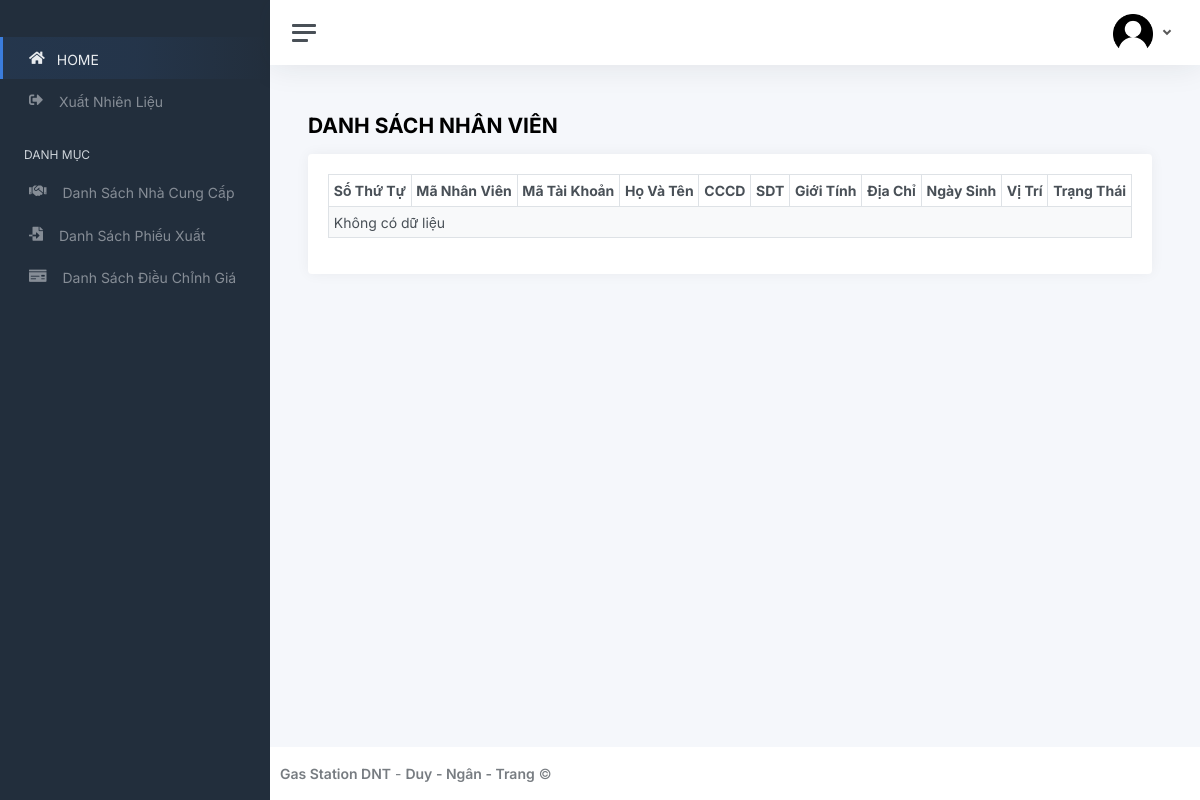
Page /static/danhsach_nhanvien.php on the earlier database version.
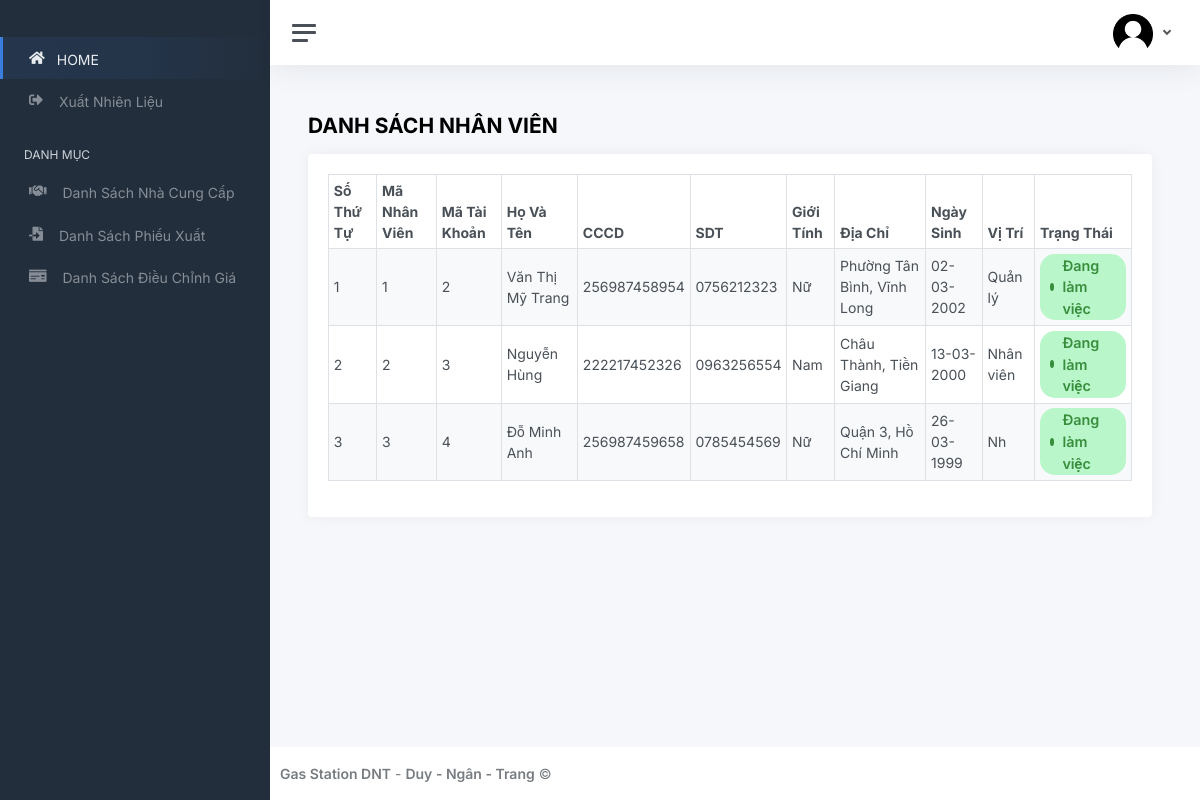
Same page on the later database version.
### tables this page shows
CREATE TABLE `nhanvien` (
  `ID_NV` int NOT NULL,
  `ID_TK` int DEFAULT NULL,
  `HO_NV` varchar(80) DEFAULT NULL,
  `TEN_NV` varchar(50) DEFAULT NULL,
  `CCCD` varchar(20) DEFAULT NULL,
  `SDT` varchar(15) DEFAULT NULL,
  `GIOI_TINH` int DEFAULT NULL,
  `DIA_CHI` varchar(100) DEFAULT NULL,
  `NGAY_SINH` date DEFAULT NULL,
  `TRANG_THAI` int DEFAULT NULL,
  `VI_TRI` varchar(20) DEFAULT NULL
);

### static/danhsach_nhanvien.php (the view, shortened to what this page needs)
<!DOCTYPE html>
<html lang="en">
<head>
	<link href="css/app.css" rel="stylesheet">
	<link rel="stylesheet" href="https://cdnjs.cloudflare.com/ajax/libs/font-awesome/5.15.4/css/all.min.css" />
	<link rel="stylesheet" type="text/css" href="https://cdn.datatables.net/1.13.6/css/dataTables.jqueryui.min.css">
</head>
<?php
 include 'connect.php';
 $sql_dsnhanvien= "SELECT ID_NV, ID_TK, CONCAT(HO_NV,' ',TEN_NV) as FULLNAME,CCCD,SDT,GIOI_TINH, DIA_CHI, DATE_FORMAT(NGAY_SINH, '%d-%m-%Y') as NGAY_SINH,VI_TRI,TRANG_THAI FROM NHANVIEN" ;
 $result_dsnhanvien = mysqli_query($conn, $sql_dsnhanvien);
 ?>
<body>
	<div class="wrapper">
	<?php
			include "header.php";
		?>
		<div class="main">
		<?php
			include 'username.php';
			?>
			<main class="content">
				<div class="container-fluid p-0">
					<h1 class="h3 mb-3" style="font-weight: bold;">DANH SÁCH NHÂN VIÊN</h1>
					<div class="row">
						<div class="col-12">
							<div class="card">
								<div class="card-body">
									<div class="table-responsive ">
                                        <table id="dtBasicExample" class="table table-striped table-bordered table-sm" cellspacing="0" width="100%">
                                            <thead>
                                              <tr>
                                                <th class="th-sm">Số Thứ Tự
                                                </th>
                                                <th class="th-sm">Mã Nhân Viên
                                                </th>
                                                <th class="th-sm">Mã Tài Khoản
                                                </th>
                                                <th class="th-sm">Họ Và Tên
                                                </th>
                                                <th class="th-sm">CCCD
                                                </th>
                                                <th class="th-sm">SDT
                                                </th>
                                                <th class="th-sm">Giới Tính
                                                </th>
                                                <th class="th-sm">Địa Chỉ
                                                </th>
                                                <th class="th-sm">Ngày Sinh
                                                </th>
                                                <th class="th-sm">Vị Trí
                                                </th>
                                                <th class="th-sm">Trạng Thái
                                                </th>
                                              </tr>
                                            </thead>
                                            <tbody>
												<?php
													if ($result_dsnhanvien && mysqli_num_rows($result_dsnhanvien) > 0) {
														$stt=0;
														while ($row = mysqli_fetch_assoc($result_dsnhanvien)) {
															$stt++;
															$statusClass = ($row['TRANG_THAI'] == 1) ? 'active' : 'waiting';
															echo "<tr>
																	<td>{$stt}</td>
																	<td>{$row['ID_NV']}</td>
																	<td>{$row['ID_TK']}</td>
																	<td>{$row['FULLNAME']}</td>
																	<td>{$row['CCCD']}</td>
																	<td>{$row['SDT']}</td>
																	<td>" . ($row['GIOI_TINH'] == 1 ? 'Nam' : 'Nữ') . "</td>
																	<td>{$row['DIA_CHI']}</td>
																	<td>{$row['NGAY_SINH']}</td>
																	<td>{$row['VI_TRI']}</td>
																	<td class='{$statusClass}'>
															<div class='d-inline-flex align-items-center {$statusClass}'>
																<div class='circle'></div>
																<div class='ps-2'>" . (($row['TRANG_THAI'] == 1) ? 'Đang làm việc' : 'Đã nghỉ') . "</div>
															</div>
														</td>
																</tr>";
														}
													} else {
														echo "<tr><td colspan='11'>Không có dữ liệu</td></tr>";
													}
													?>
                                            </tbody>
                                          </table>
                                    </div>
								</div>
							</div>
						</div>
					</div>
			</main>
			<footer class="footer">
				<div class="container-fluid">
					<div class="row text-muted">
						<div class="col-6 text-start">
							<p class="mb-0">
								<a class="text-muted" href="#" target="_blank"><strong>Gas Station DNT</strong></a> - <a class="text-muted" href="#" target="_blank"><strong>Duy - Ngân - Trang</strong></a>								&copy;
							</p>
						</div>
					</div>
				</div>
			</footer>
		</div>
	</div>
</body>
</html>

Differences in the rows shown:
added nhanvien: ID_NV "1", ID_TK "2", FULLNAME "Văn Thị Mỹ Trang", CCCD "256987458954", SDT "0756212323", GIOI_TINH "Nữ", DIA_CHI "Phường Tân Bình, Vĩnh Long", NGAY_SINH "02-03-2002", VI_TRI "Quản lý", TRANG_THAI "Đang làm việc"
added nhanvien: ID_NV "2", ID_TK "3", FULLNAME "Nguyễn Hùng", CCCD "222217452326", SDT "0963256554", GIOI_TINH "Nam", DIA_CHI "Châu Thành, Tiền Giang", NGAY_SINH "13-03-2000", VI_TRI "Nhân viên", TRANG_THAI "Đang làm việc"
added nhanvien: ID_NV "3", ID_TK "4", FULLNAME "Đỗ Minh Anh", CCCD "256987459658", SDT "0785454569", GIOI_TINH "Nữ", DIA_CHI "Quận 3, Hồ Chí Minh", NGAY_SINH "26-03-1999", VI_TRI "Nh", TRANG_THAI "Đang làm việc"
Other differences:
text no longer shown: "Không có dữ liệu"
